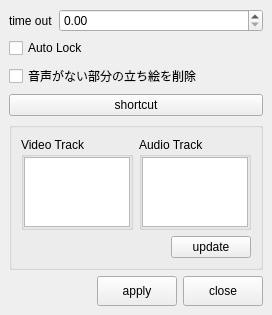
<?xml version="1.0" encoding="UTF-8"?>
<ui version="4.0">
 <class>MainWindow</class>
 <widget class="QMainWindow" name="MainWindow">
  <property name="geometry">
   <rect>
    <x>0</x>
    <y>0</y>
    <width>272</width>
    <height>313</height>
   </rect>
  </property>
  <property name="windowTitle">
   <string>MainWindow</string>
  </property>
  <widget class="QWidget" name="centralwidget">
   <layout class="QVBoxLayout" name="verticalLayout">
    <item>
     <layout class="QFormLayout" name="formLayout_2">
      <item row="0" column="0">
       <widget class="QLabel" name="label_3">
        <property name="text">
         <string>time out</string>
        </property>
       </widget>
      </item>
      <item row="0" column="1">
       <widget class="QDoubleSpinBox" name="tatieTimeOutSpinBox"/>
      </item>
     </layout>
    </item>
    <item>
     <widget class="QCheckBox" name="autoLockCheckBox">
      <property name="text">
       <string>Auto Lock</string>
      </property>
     </widget>
    </item>
    <item>
     <widget class="QCheckBox" name="useDeleteCheckBox">
      <property name="text">
       <string>音声がない部分の立ち絵を削除</string>
      </property>
     </widget>
    </item>
    <item>
     <widget class="QPushButton" name="shortcutButton">
      <property name="text">
       <string>shortcut</string>
      </property>
     </widget>
    </item>
    <item>
     <widget class="QGroupBox" name="groupBox_6">
      <property name="sizePolicy">
       <sizepolicy hsizetype="Preferred" vsizetype="Preferred">
        <horstretch>0</horstretch>
        <verstretch>0</verstretch>
       </sizepolicy>
      </property>
      <property name="title">
       <string/>
      </property>
      <layout class="QVBoxLayout" name="verticalLayout_5">
       <item>
        <layout class="QHBoxLayout" name="horizontalLayout_2" stretch="0,0">
         <item>
          <widget class="QGroupBox" name="groupBox_4">
           <property name="sizePolicy">
            <sizepolicy hsizetype="Expanding" vsizetype="Preferred">
             <horstretch>0</horstretch>
             <verstretch>0</verstretch>
            </sizepolicy>
           </property>
           <property name="minimumSize">
            <size>
             <width>30</width>
             <height>0</height>
            </size>
           </property>
           <property name="title">
            <string>Video Track</string>
           </property>
           <layout class="QVBoxLayout" name="verticalLayout_2">
            <property name="leftMargin">
             <number>0</number>
            </property>
            <property name="topMargin">
             <number>0</number>
            </property>
            <property name="rightMargin">
             <number>0</number>
            </property>
            <property name="bottomMargin">
             <number>0</number>
            </property>
            <item>
             <widget class="QListView" name="videoListView">
              <property name="sizePolicy">
               <sizepolicy hsizetype="Expanding" vsizetype="Expanding">
                <horstretch>0</horstretch>
                <verstretch>0</verstretch>
               </sizepolicy>
              </property>
              <property name="minimumSize">
               <size>
                <width>0</width>
                <height>0</height>
               </size>
              </property>
              <property name="baseSize">
               <size>
                <width>0</width>
                <height>0</height>
               </size>
              </property>
              <property name="editTriggers">
               <set>QAbstractItemView::NoEditTriggers</set>
              </property>
              <property name="selectionBehavior">
               <enum>QAbstractItemView::SelectRows</enum>
              </property>
             </widget>
            </item>
           </layout>
          </widget>
         </item>
         <item>
          <widget class="QGroupBox" name="groupBox_5">
           <property name="sizePolicy">
            <sizepolicy hsizetype="Expanding" vsizetype="Preferred">
             <horstretch>0</horstretch>
             <verstretch>0</verstretch>
            </sizepolicy>
           </property>
           <property name="minimumSize">
            <size>
             <width>30</width>
             <height>0</height>
            </size>
           </property>
           <property name="title">
            <string>Audio Track</string>
           </property>
           <layout class="QVBoxLayout" name="verticalLayout_3">
            <property name="leftMargin">
             <number>0</number>
            </property>
            <property name="topMargin">
             <number>0</number>
            </property>
            <property name="rightMargin">
             <number>0</number>
            </property>
            <property name="bottomMargin">
             <number>0</number>
            </property>
            <item>
             <widget class="QListView" name="audioListView">
              <property name="sizePolicy">
               <sizepolicy hsizetype="Expanding" vsizetype="Expanding">
                <horstretch>0</horstretch>
                <verstretch>0</verstretch>
               </sizepolicy>
              </property>
              <property name="minimumSize">
               <size>
                <width>0</width>
                <height>0</height>
               </size>
              </property>
              <property name="baseSize">
               <size>
                <width>1</width>
                <height>0</height>
               </size>
              </property>
              <property name="editTriggers">
               <set>QAbstractItemView::NoEditTriggers</set>
              </property>
              <property name="selectionBehavior">
               <enum>QAbstractItemView::SelectRows</enum>
              </property>
             </widget>
            </item>
           </layout>
          </widget>
         </item>
        </layout>
       </item>
       <item>
        <layout class="QHBoxLayout" name="horizontalLayout_4">
         <item>
          <spacer name="horizontalSpacer_2">
           <property name="orientation">
            <enum>Qt::Horizontal</enum>
           </property>
           <property name="sizeHint" stdset="0">
            <size>
             <width>40</width>
             <height>20</height>
            </size>
           </property>
          </spacer>
         </item>
         <item>
          <widget class="QPushButton" name="updateTrackButton">
           <property name="text">
            <string>update</string>
           </property>
          </widget>
         </item>
        </layout>
       </item>
      </layout>
     </widget>
    </item>
    <item>
     <layout class="QHBoxLayout" name="horizontalLayout">
      <item>
       <spacer name="horizontalSpacer">
        <property name="orientation">
         <enum>Qt::Horizontal</enum>
        </property>
        <property name="sizeHint" stdset="0">
         <size>
          <width>40</width>
          <height>20</height>
         </size>
        </property>
       </spacer>
      </item>
      <item>
       <widget class="QPushButton" name="applyButton">
        <property name="minimumSize">
         <size>
          <width>80</width>
          <height>30</height>
         </size>
        </property>
        <property name="text">
         <string>apply</string>
        </property>
       </widget>
      </item>
      <item>
       <widget class="QPushButton" name="closeButton">
        <property name="minimumSize">
         <size>
          <width>80</width>
          <height>30</height>
         </size>
        </property>
        <property name="text">
         <string>close</string>
        </property>
       </widget>
      </item>
     </layout>
    </item>
   </layout>
  </widget>
 </widget>
 <resources/>
 <connections/>
</ui>
